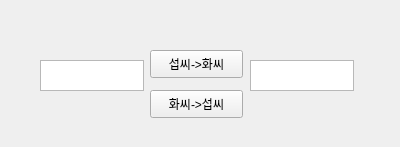
<?xml version="1.0" encoding="UTF-8"?>
<ui version="4.0">
 <class>Dialog</class>
 <widget class="QDialog" name="Dialog">
  <property name="geometry">
   <rect>
    <x>0</x>
    <y>0</y>
    <width>400</width>
    <height>147</height>
   </rect>
  </property>
  <property name="windowTitle">
   <string>Dialog</string>
  </property>
  <widget class="QDialogButtonBox" name="buttonBox">
   <property name="geometry">
    <rect>
     <x>30</x>
     <y>240</y>
     <width>341</width>
     <height>32</height>
    </rect>
   </property>
   <property name="orientation">
    <enum>Qt::Horizontal</enum>
   </property>
   <property name="standardButtons">
    <set>QDialogButtonBox::Cancel|QDialogButtonBox::Ok</set>
   </property>
  </widget>
  <widget class="QTextEdit" name="inputValue">
   <property name="geometry">
    <rect>
     <x>40</x>
     <y>60</y>
     <width>104</width>
     <height>31</height>
    </rect>
   </property>
  </widget>
  <widget class="QPushButton" name="C2F">
   <property name="geometry">
    <rect>
     <x>150</x>
     <y>50</y>
     <width>93</width>
     <height>28</height>
    </rect>
   </property>
   <property name="text">
    <string>섭씨-&gt;화씨</string>
   </property>
  </widget>
  <widget class="QPushButton" name="F2C">
   <property name="geometry">
    <rect>
     <x>150</x>
     <y>90</y>
     <width>93</width>
     <height>28</height>
    </rect>
   </property>
   <property name="text">
    <string>화씨-&gt;섭씨</string>
   </property>
  </widget>
  <widget class="QTextEdit" name="output">
   <property name="geometry">
    <rect>
     <x>250</x>
     <y>60</y>
     <width>104</width>
     <height>31</height>
    </rect>
   </property>
  </widget>
 </widget>
 <resources/>
 <connections>
  <connection>
   <sender>buttonBox</sender>
   <signal>accepted()</signal>
   <receiver>Dialog</receiver>
   <slot>accept()</slot>
   <hints>
    <hint type="sourcelabel">
     <x>248</x>
     <y>254</y>
    </hint>
    <hint type="destinationlabel">
     <x>157</x>
     <y>274</y>
    </hint>
   </hints>
  </connection>
  <connection>
   <sender>buttonBox</sender>
   <signal>rejected()</signal>
   <receiver>Dialog</receiver>
   <slot>reject()</slot>
   <hints>
    <hint type="sourcelabel">
     <x>316</x>
     <y>260</y>
    </hint>
    <hint type="destinationlabel">
     <x>286</x>
     <y>274</y>
    </hint>
   </hints>
  </connection>
 </connections>
</ui>
